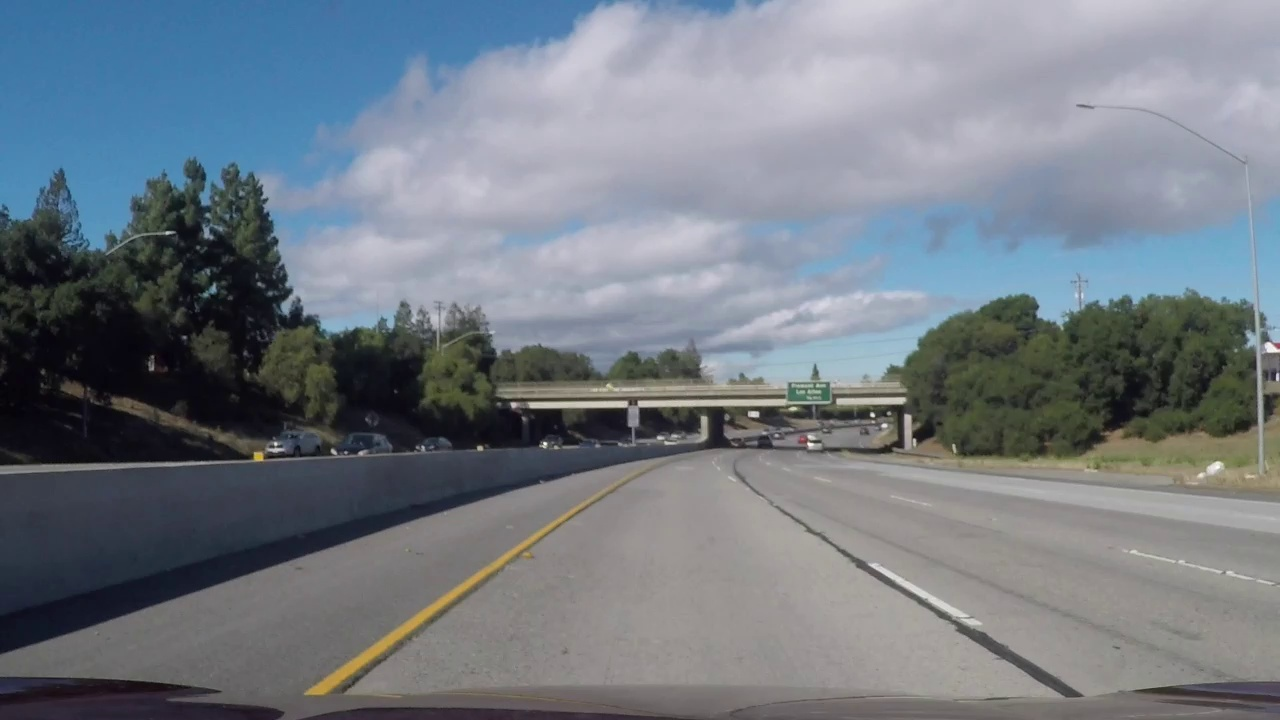
#> input picture 17.augmentation/image1.jpg, 1280 x 720 px
$ jupyter execute augmentation.ipynb
#> lines starting #> are read from the running program, lines starting #| are printed output that depends on the picture
[cell 1]
import cv2
import matplotlib.pyplot as plt
import numpy as np

[cell 2]
img = cv2.cvtColor(cv2.imread('image1.jpg'),cv2.COLOR_BGR2RGB)
plt.imshow(img)
plt.show()

# Random Brightness

[cell 3]
def change_light(image, coeff):
    image = np.copy(image)
    image_HLS = cv2.cvtColor(image, cv2.COLOR_RGB2HLS)
    image_HLS = np.array(image_HLS, dtype = np.float64)
    image_HLS[:, :, 1] = image_HLS[:, :, 1] * coeff
    if coeff > 1:
        image_HLS[:, :, 1][image_HLS[:, :, 1] > 255] = 255
    else:
        image_HLS[:, :, 1][image_HLS[:, :, 1] < 0] = 0
    image_HLS = np.array(image_HLS, dtype = np.uint8)
    image_RGB = cv2.cvtColor(image_HLS, cv2.COLOR_HLS2RGB)
    return image_RGB

[cell 4]
bright_img = change_light(img, 1 + np.random.uniform(0,1))
plt.imshow(bright_img)
plt.show()

## Random dark

[cell 5]
dark_img = change_light(img, 0.5)
plt.imshow(dark_img)
plt.show()

## Random shadow

[cell 6]
import random

def generate_shadow_coordinates(
    imshape, no_of_shadows, rectangular_roi, shadow_dimension
):
    vertices_list = []
    x1 = rectangular_roi[0]
    y1 = rectangular_roi[1]
    x2 = rectangular_roi[2]
    y2 = rectangular_roi[3]
    for index in range(no_of_shadows):
        vertex = []
        for dimensions in range(
            shadow_dimension
        ):
            vertex.append((random.randint(x1, x2), random.randint(y1, y2)))
        vertices = np.array(
            [vertex], dtype = np.int32
        )
        vertices_list.append(vertices)
    return vertices_list

def shadow_process(image, no_of_shadows, x1, y1, x2, y2, shadow_dimension):
    image_HLS = cv2.cvtColor(image, cv2.COLOR_RGB2HLS)  ## Conversion to HLS
    mask = np.zeros_like(image)
    imshape = image.shape
    vertices_list = generate_shadow_coordinates(
        imshape, no_of_shadows, (x1, y1, x2, y2), shadow_dimension
    )
    for vertices in vertices_list:
        cv2.fillPoly(
            mask, vertices, 255
        )
    image_HLS[:, :, 1][mask[:, :, 0] == 255] = (
        image_HLS[:, :, 1][mask[:, :, 0] == 255] * 0.5
    )
    image_RGB = cv2.cvtColor(image_HLS, cv2.COLOR_HLS2RGB)  ## Conversion to RGB
    return image_RGB

[cell 7]
shadow_img = shadow_process(img,np.random.randint(1,5),
                            0,
                            img.shape[0]//2,
                            img.shape[1],
                            img.shape[0], 5)
#> after the loop in shadow_process, `for vertices in vertices_list:`:
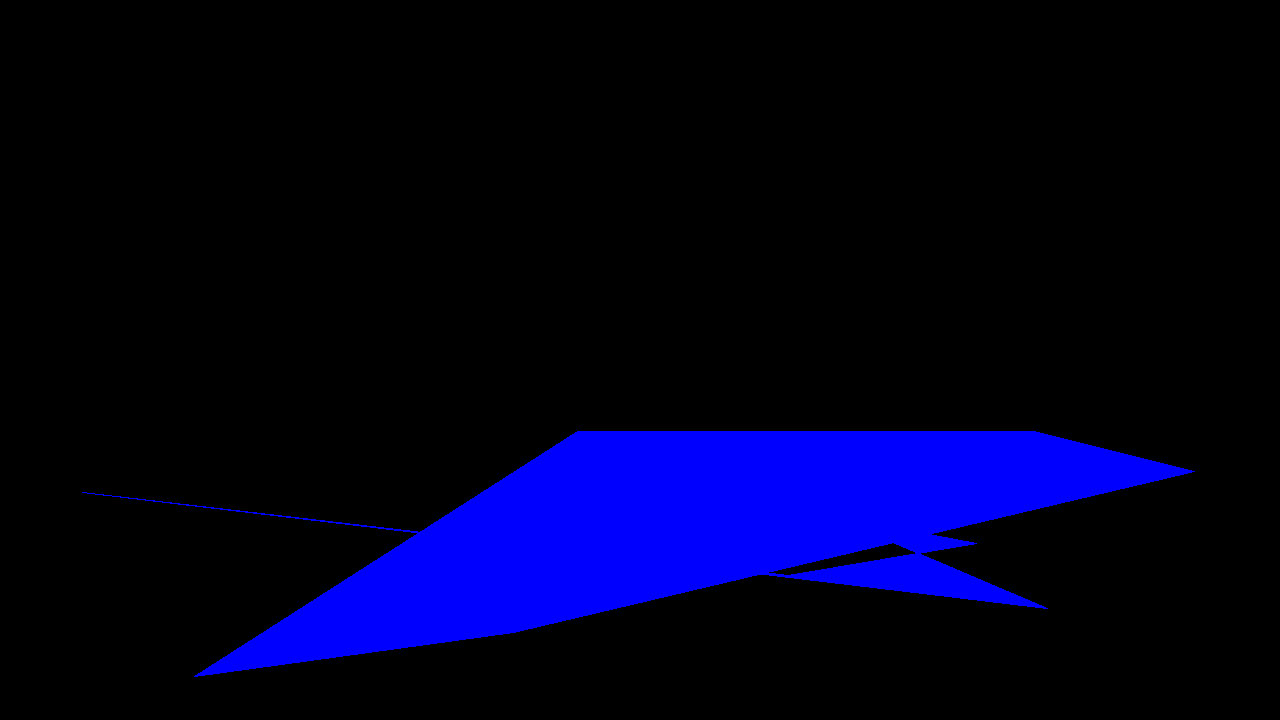
#> mask: shape (720, 1280, 3); mean of channels 0, 1, 2 30.7, 0, 0; drawn as B, G, R
plt.imshow(shadow_img)
plt.show()

## Random snow

[cell 8]
def snow_process(image, snow_coeff):
    image_HLS = cv2.cvtColor(image, cv2.COLOR_RGB2HLS)
    image_HLS = np.array(image_HLS, dtype = np.float64)
    brightness_coefficient = 2.5
    imshape = image.shape
    snow_point = snow_coeff
    image_HLS[:, :, 1][image_HLS[:, :, 1] < snow_point] = (
        image_HLS[:, :, 1][image_HLS[:, :, 1] < snow_point]
        * brightness_coefficient
    )
    image_HLS[:, :, 1][
        image_HLS[:, :, 1] > 255
    ] = 255
    image_HLS = np.array(image_HLS, dtype = np.uint8)
    image_RGB = cv2.cvtColor(image_HLS, cv2.COLOR_HLS2RGB)  ## Conversion to RGB
    return image_RGB

[cell 9]
good_snow = 0.4 * (255 / 2) + (255 / 3)
snow_img = snow_process(img, good_snow)
plt.imshow(snow_img)
plt.show()

## Random rain

[cell 10]
def generate_random_lines(imshape, slant, drop_length, rain_type):
    drops = []
    area = imshape[0] * imshape[1]
    no_of_drops = area // 600

    if rain_type.lower() == 'drizzle':
        no_of_drops = area // 770
        drop_length = 10
    elif rain_type.lower() == 'heavy':
        drop_length = 30
    elif rain_type.lower() == 'torrential':
        no_of_drops = area // 500
        drop_length = 60
    for i in range(no_of_drops):
        if slant < 0:
            x = np.random.randint(slant, imshape[1])
        else:
            x = np.random.randint(0, imshape[1] - slant)
        y = np.random.randint(0, imshape[0] - drop_length)
        drops.append((x, y))
    return drops, drop_length


def rain_process(image, slant, drop_length, drop_color, drop_width, rain_drops):
    imshape = image.shape
    image_t = image.copy()
    for rain_drop in rain_drops:
        cv2.line(
            image_t,
            (rain_drop[0], rain_drop[1]),
            (rain_drop[0] + slant, rain_drop[1] + drop_length),
            drop_color,
            drop_width,
        )
    image = cv2.blur(image_t, (7, 7))
    brightness_coefficient = 0.7
    image_HLS = cv2.cvtColor(image, cv2.COLOR_RGB2HLS)
    image_HLS[:, :, 1] = image_HLS[:, :, 1] * brightness_coefficient
    image_RGB = cv2.cvtColor(image_HLS, cv2.COLOR_HLS2RGB)
    return image_RGB

[cell 11]
plt.figure(figsize=(15,5))
slant = 20
drop_length = 20
plt.subplot(1,3,1)
rain_drops,drop_length = generate_random_lines(img.shape, slant, drop_length, 'drizzle')
heavy_rain_img = rain_process(img, 20, drop_length, (200,200,200), 1, rain_drops)
plt.imshow(heavy_rain_img)
plt.title('drizzle raining')
plt.subplot(1,3,2)
rain_drops,drop_length = generate_random_lines(img.shape, slant, drop_length, 'heavy')
heavy_rain_img = rain_process(img, 20, drop_length, (200,200,200), 1, rain_drops)
plt.imshow(heavy_rain_img)
plt.title('heavy raining')
plt.subplot(1,3,3)
rain_drops,drop_length = generate_random_lines(img.shape, slant, drop_length, 'torrential')
heavy_rain_img = rain_process(img, 20, drop_length, (200,200,200), 1, rain_drops)
plt.imshow(heavy_rain_img)
plt.title('torrential raining')
plt.show()

## Random fog

[cell 12]
def add_blur(image, x, y, hw, fog_coeff):
    overlay = image.copy()
    output = image.copy()
    alpha = 0.08 * fog_coeff
    rad = hw // 2
    point = (x + hw // 2, y + hw // 2)
    cv2.circle(overlay, point, int(rad), (255, 255, 255), -1)
    cv2.addWeighted(overlay, alpha, output, 1 - alpha, 0, output)
    return output


def generate_random_blur_coordinates(imshape, hw):
    blur_points = []
    midx = imshape[1] // 2 - 2 * hw
    midy = imshape[0] // 2 - hw
    index = 1
    while midx > -hw or midy > -hw:
        for i in range(hw // 10 * index):
            x = np.random.randint(midx, imshape[1] - midx - hw)
            y = np.random.randint(midy, imshape[0] - midy - hw)
            blur_points.append((x, y))
        midx -= 3 * hw * imshape[1] // sum(imshape)
        midy -= 3 * hw * imshape[0] // sum(imshape)
        index += 1
    return blur_points

[cell 13]
haze_img = img.copy()
hw = int(haze_img.shape[1] // 3 * 0.9)
haze_list = generate_random_blur_coordinates(img.shape, hw)
for haze_points in haze_list:
    haze_img = add_blur(haze_img, haze_points[0],haze_points[1], hw, 0.9)
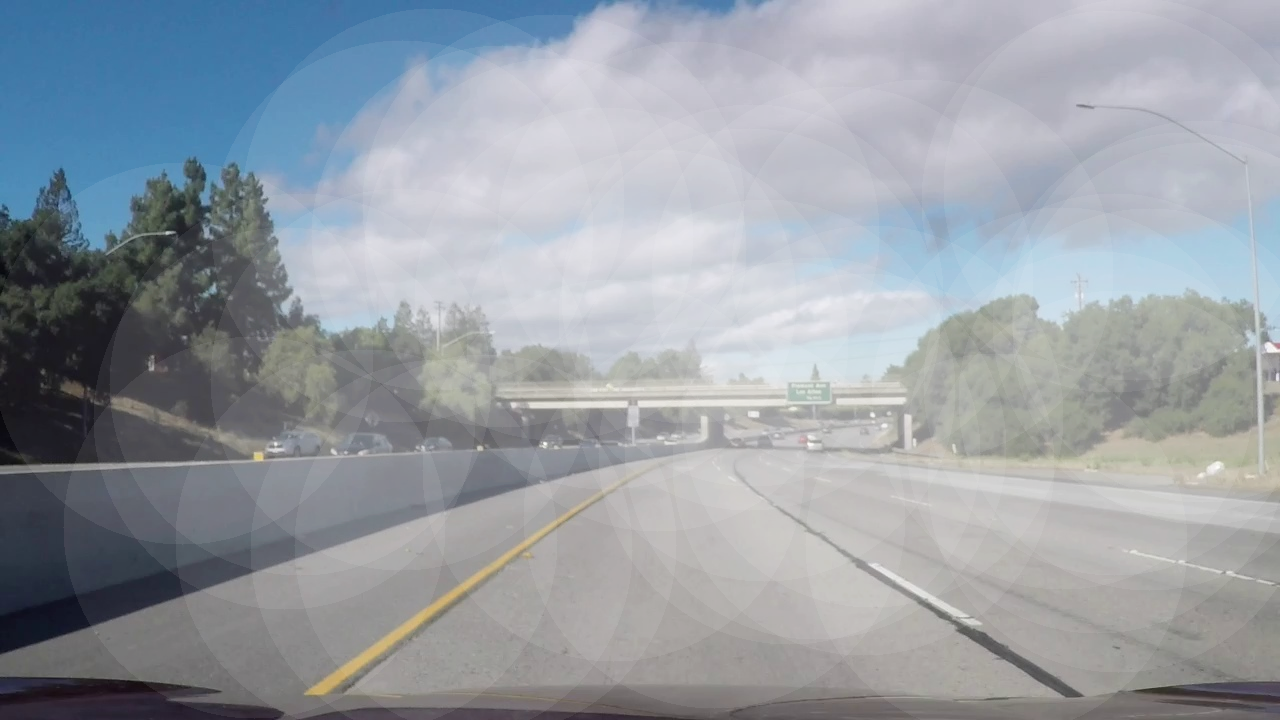
#> haze_img: shape (720, 1280, 3); mean R, G, B 151.4, 157.8, 165.3

plt.imshow(haze_img)
plt.show()

[cell 14]
def flare_source(image, point, radius, src_color):
    overlay = image.copy()
    output = image.copy()
    num_times = radius // 10
    alpha = np.linspace(0.0, 1, num = num_times)
    rad = np.linspace(1, radius, num = num_times)
    for i in range(num_times):
        cv2.circle(overlay, point, int(rad[i]), src_color, -1)
        alp = (
            alpha[num_times - i - 1]
            * alpha[num_times - i - 1]
            * alpha[num_times - i - 1]
        )
        cv2.addWeighted(overlay, alp, output, 1 - alp, 0, output)
    return output


def add_sun_flare_line(flare_center, angle, imshape):
    x = []
    y = []
    i = 0
    for rand_x in range(0, imshape[1], 10):
        rand_y = np.tan(angle) * (rand_x - flare_center[0]) + flare_center[1]
        x.append(rand_x)
        y.append(2 * flare_center[1] - rand_y)
    return x, y


def add_sun_process(
    image, no_of_flare_circles, flare_center, src_radius, x, y, src_color
):
    overlay = image.copy()
    output = image.copy()
    imshape = image.shape
    for i in range(no_of_flare_circles):
        alpha = random.uniform(0.05, 0.2)
        r = random.randint(0, len(x) - 1)
        rad = random.randint(1, imshape[0] // 100 - 2)
        cv2.circle(
            overlay,
            (int(x[r]), int(y[r])),
            rad * rad * rad,
            (
                random.randint(max(src_color[0] - 50, 0), src_color[0]),
                random.randint(max(src_color[1] - 50, 0), src_color[1]),
                random.randint(max(src_color[2] - 50, 0), src_color[2]),
            ),
            -1,
        )
        cv2.addWeighted(overlay, alpha, output, 1 - alpha, 0, output)
    output = flare_source(
        output,
        (int(flare_center[0]), int(flare_center[1])),
        src_radius,
        src_color,
    )
    return output

[cell 15]
x, y = add_sun_flare_line((100,100), -np.pi/4, img.shape)
sun_img = add_sun_process(img, 8, (100,100), 400, x, y,(255,255,255))
#> after the loop in flare_source, `for i in range(num_times):`:
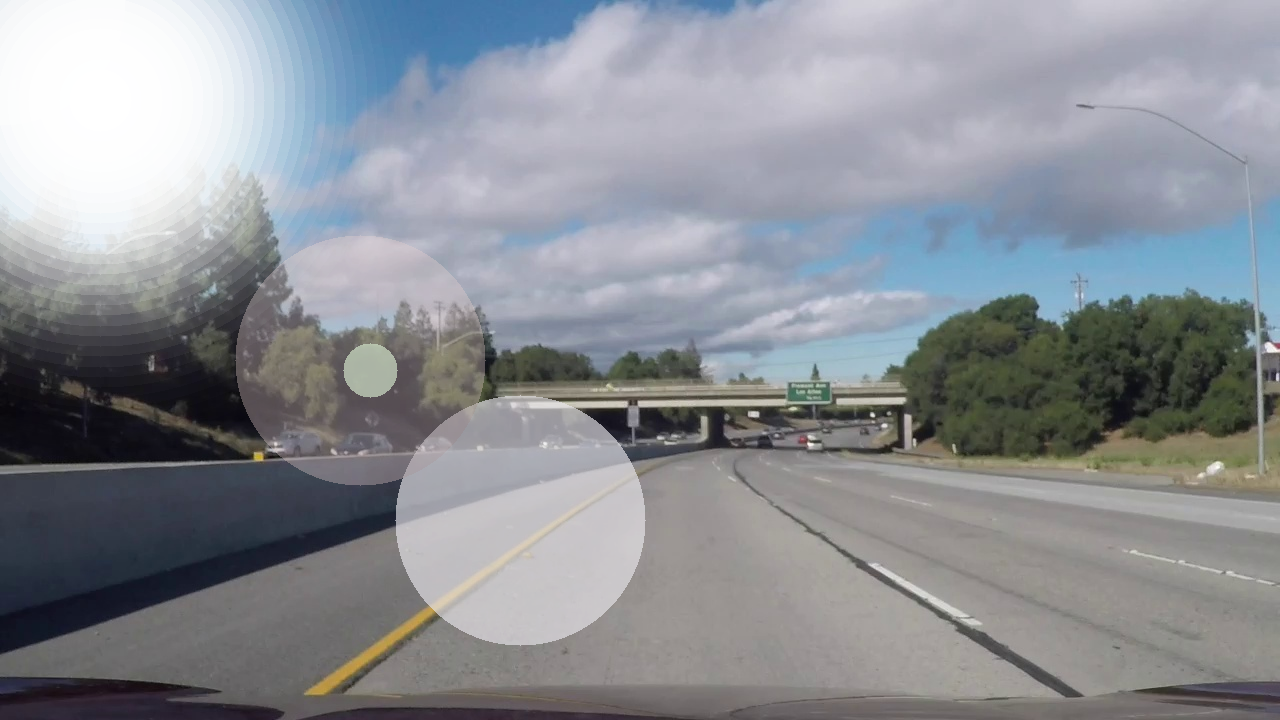
#> output: shape (720, 1280, 3); mean R, G, B 139, 142.7, 148.7
plt.imshow(sun_img)
plt.show()

## Add speed

[cell 16]
def apply_motion_blur(image, count):
    image_t = image.copy()
    imshape = image_t.shape
    size = 15
    kernel_motion_blur = np.zeros((size, size))
    kernel_motion_blur[int((size - 1) / 2), :] = np.ones(size)
    kernel_motion_blur = kernel_motion_blur / size
    i = int(imshape[1] * 3 // 4 - 10 * count)
    while i <= imshape[1]:
        image_t[:, i:, :] = cv2.filter2D(
            image_t[:, i:, :], -1, kernel_motion_blur
        )
        image_t[:, : imshape[1] - i, :] = cv2.filter2D(
            image_t[:, : imshape[1] - i, :], -1, kernel_motion_blur
        )
        i += int(imshape[1] // 25 - count)
        count += 1
    image_RGB = image_t
    return image_RGB

[cell 17]
speed_img = apply_motion_blur(img, 15)
#> after the loop in apply_motion_blur, `while i <= imshape[1]:`: count = 32; i = 1286
plt.imshow(speed_img)
plt.show()

## Add autumn

[cell 18]
def autumn_process(image):
    image_t = image.copy()
    imshape = image_t.shape
    image_hls = cv2.cvtColor(image_t, cv2.COLOR_RGB2HLS)
    step = 8
    aut_colors = [1, 5, 9, 11]
    col = aut_colors[random.randint(0, 3)]
    for i in range(0, imshape[1], step):
        for j in range(0, imshape[0], step):
            avg = np.average(image_hls[j : j + step, i : i + step, 0])
            if (
                avg > 20
                and avg < 100
                and np.average(image[j : j + step, i : i + step, 1]) < 100
            ):
                image_hls[j : j + step, i : i + step, 0] = col
                image_hls[j : j + step, i : i + step, 2] = 255
    return cv2.cvtColor(image_hls, cv2.COLOR_HLS2RGB)

[cell 19]
autumn_img = autumn_process(img)
#> in autumn_process, `col = aut_colors[random.randint(0, 3)]`: col = 1
#> in autumn_process, `return cv2.cvtColor(image_hls, cv2.COLOR_HLS2RGB)`:
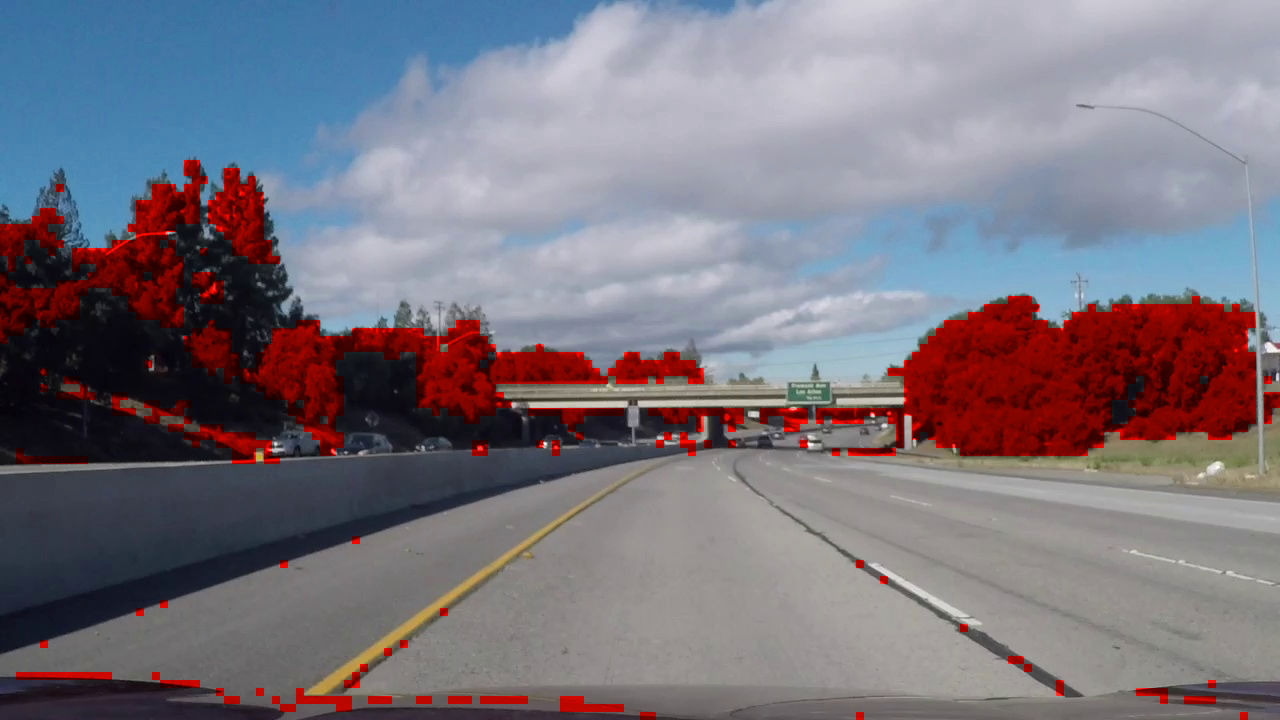
#> returned value: shape (720, 1280, 3); mean R, G, B 122.2, 116.2, 125.7
plt.imshow(autumn_img)
plt.show()

[cell 20]
plt.figure(figsize=(20, 12))
plt.subplot(3, 3, 1)
plt.imshow(bright_img)
plt.title('bright augmentation')
plt.subplot(3, 3, 2)
plt.imshow(dark_img)
plt.title('dark augmentation')
plt.subplot(3, 3, 3)
plt.imshow(shadow_img)
plt.title('shadow augmentation')
plt.subplot(3, 3, 4)
plt.imshow(snow_img)
plt.title('snow augmentation')
plt.subplot(3, 3, 5)
plt.imshow(heavy_rain_img)
plt.title('raining augmentation')
plt.subplot(3, 3, 6)
plt.imshow(haze_img)
plt.title('haze augmentation')
plt.subplot(3, 3, 7)
plt.imshow(sun_img)
plt.title('sunray augmentation')
plt.subplot(3, 3, 8)
plt.imshow(speed_img)
plt.title('speeding blurring augmentation')
plt.subplot(3, 3, 9)
plt.imshow(autumn_img)
plt.title('autumn augmentation')
plt.tight_layout()
plt.show()

$ run again, with 17.augmentation/augmentation.png saved as 17.augmentation/image1.jpg
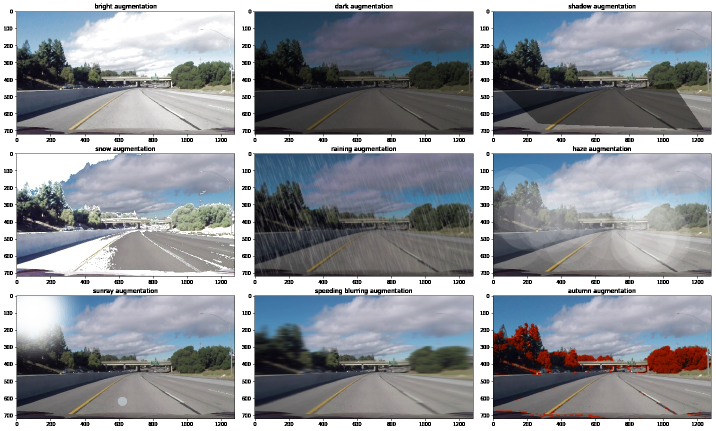
#> input picture 17.augmentation/augmentation.png, 1432 x 861 px (shown at 1/2 size)
#> after the loop in apply_motion_blur, `while i <= imshape[1]:`:
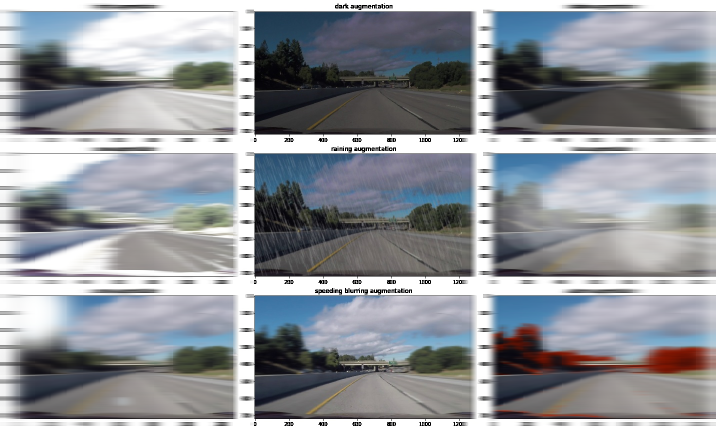
#> image_t: shape (861, 1432, 3) (shown at 1/2 size); mean R, G, B 145.3, 148.9, 154.4
#> after the loop in apply_motion_blur, `while i <= imshape[1]:`: count = 30; i = 1449
#> col = 9
#> in autumn_process, `return cv2.cvtColor(image_hls, cv2.COLOR_HLS2RGB)`:
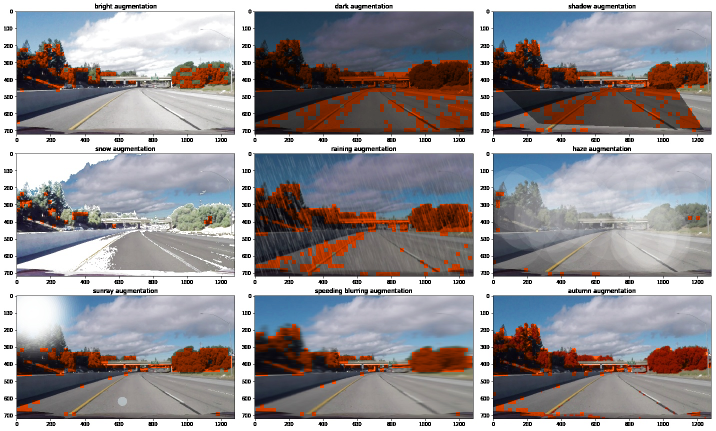
#> returned value: shape (861, 1432, 3) (shown at 1/2 size); mean R, G, B 151.1, 146.5, 149.1
